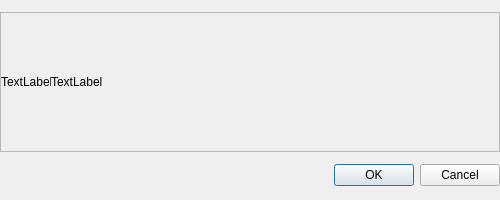
<?xml version="1.0" encoding="UTF-8"?>
<ui version="4.0">
 <class>Dialog</class>
 <widget class="QDialog" name="Dialog">
  <property name="geometry">
   <rect>
    <x>0</x>
    <y>0</y>
    <width>500</width>
    <height>200</height>
   </rect>
  </property>
  <property name="minimumSize">
   <size>
    <width>500</width>
    <height>200</height>
   </size>
  </property>
  <property name="maximumSize">
   <size>
    <width>500</width>
    <height>200</height>
   </size>
  </property>
  <property name="sizeIncrement">
   <size>
    <width>0</width>
    <height>0</height>
   </size>
  </property>
  <property name="windowTitle">
   <string>系统提示</string>
  </property>
  <layout class="QVBoxLayout" name="verticalLayout" stretch="5,1">
   <property name="spacing">
    <number>0</number>
   </property>
   <property name="leftMargin">
    <number>0</number>
   </property>
   <property name="topMargin">
    <number>0</number>
   </property>
   <property name="rightMargin">
    <number>0</number>
   </property>
   <property name="bottomMargin">
    <number>0</number>
   </property>
   <item>
    <widget class="QFrame" name="frame">
     <property name="minimumSize">
      <size>
       <width>500</width>
       <height>140</height>
      </size>
     </property>
     <property name="maximumSize">
      <size>
       <width>500</width>
       <height>140</height>
      </size>
     </property>
     <property name="frameShape">
      <enum>QFrame::StyledPanel</enum>
     </property>
     <property name="frameShadow">
      <enum>QFrame::Raised</enum>
     </property>
     <layout class="QHBoxLayout" name="horizontalLayout" stretch="1,8">
      <property name="spacing">
       <number>0</number>
      </property>
      <property name="leftMargin">
       <number>0</number>
      </property>
      <property name="topMargin">
       <number>0</number>
      </property>
      <property name="rightMargin">
       <number>0</number>
      </property>
      <property name="bottomMargin">
       <number>0</number>
      </property>
      <item>
       <widget class="QLabel" name="label">
        <property name="maximumSize">
         <size>
          <width>50</width>
          <height>50</height>
         </size>
        </property>
        <property name="text">
         <string>TextLabel</string>
        </property>
       </widget>
      </item>
      <item>
       <widget class="QLabel" name="label_2">
        <property name="maximumSize">
         <size>
          <width>16777215</width>
          <height>500</height>
         </size>
        </property>
        <property name="text">
         <string>TextLabel</string>
        </property>
       </widget>
      </item>
     </layout>
    </widget>
   </item>
   <item>
    <widget class="QDialogButtonBox" name="buttonBox">
     <property name="orientation">
      <enum>Qt::Horizontal</enum>
     </property>
     <property name="standardButtons">
      <set>QDialogButtonBox::Cancel|QDialogButtonBox::Ok</set>
     </property>
    </widget>
   </item>
  </layout>
 </widget>
 <resources/>
 <connections>
  <connection>
   <sender>buttonBox</sender>
   <signal>accepted()</signal>
   <receiver>Dialog</receiver>
   <slot>accept()</slot>
   <hints>
    <hint type="sourcelabel">
     <x>248</x>
     <y>254</y>
    </hint>
    <hint type="destinationlabel">
     <x>157</x>
     <y>274</y>
    </hint>
   </hints>
  </connection>
  <connection>
   <sender>buttonBox</sender>
   <signal>rejected()</signal>
   <receiver>Dialog</receiver>
   <slot>reject()</slot>
   <hints>
    <hint type="sourcelabel">
     <x>316</x>
     <y>260</y>
    </hint>
    <hint type="destinationlabel">
     <x>286</x>
     <y>274</y>
    </hint>
   </hints>
  </connection>
 </connections>
</ui>
